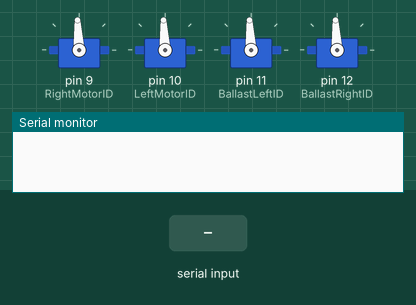
Bench run of a program on a simulated Arduino Uno, built with avr-gcc and run on an emulated ATmega328P. On the bench: 4 × servo, the last lines printed to the serial monitor. The test bench sets the inputs (shaded band).

Above: at 8.2 s.
8.3 s: "90,45\n" received over the second serial link
At 10.0 s:
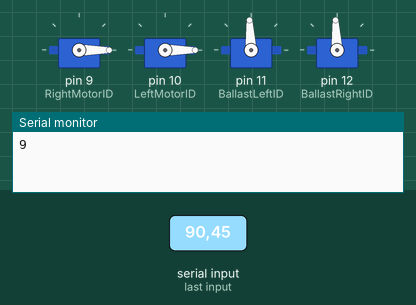
10.8 s: "," received over the second serial link
Timing chart, 0 to 13.8 s (numbered marks = the images above; inputs shaded):
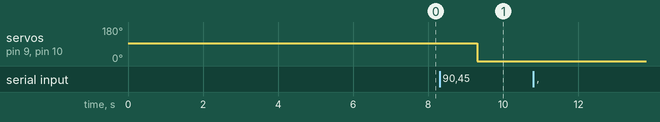

Measured:
- after the input at 8.3 s, servo on pin 9 (RightMotorID), servo on pin 10 (LeftMotorID): 93° → 0° after 1.0 s

The program:

main.cpp
```cpp
#include <Arduino.h>
#include <Servo.h>
#include <SoftwareSerial.h>


//Motor Pins
byte RightMotorID = 9;
byte LeftMotorID = 10;
byte BallastLeftID = 11;
byte BallastRightID = 12;

SoftwareSerial HC12(16, 17); // HC-12 TX Pin, HC-12 RX Pin

//Controller Pins (Y=Up/Down, X=Left/Right)
byte LXID = A1; // Left X
byte LYID = A2; // Left Y
byte RXID = A3; // Right X


//Motors
Servo RightMotor;
Servo LeftMotor;
Servo BallastLeft;
Servo BallastRight;


void setup() {
  Serial.begin(9600);
  HC12.begin(9600);               // Serial port to HC12

  // put your setup code here, to run once:
  RightMotor.attach(RightMotorID);
  LeftMotor.attach(LeftMotorID);
  BallastLeft.attach(BallastLeftID);
  BallastRight.attach(BallastRightID);

 RightMotor.writeMicroseconds(1500);
 LeftMotor.writeMicroseconds(1500);
 BallastLeft.writeMicroseconds(1500);
 BallastRight.writeMicroseconds(1500);

 delay(7000); // delay to allow the ESC to recognize the stopped signal

}

// Helper function to extract value from data string
int extractValue(String data, String key) {
  int startIndex = data.indexOf(key) + key.length() + 1;
  int endIndex = data.indexOf(",", startIndex);
  if (endIndex == -1) endIndex = data.length();
  return data.substring(startIndex, endIndex).toInt();
}

// Scale two values to fit between -1 and 1 while maintaining their ratio
void scaleValues(double &val1, double &val2) {
    double maxAbs = max(abs(val1), abs(val2));
    if (maxAbs > 1.0 || maxAbs < -1.0) {
        double scale = 1.0 / maxAbs;
        val1 *= scale;
        val2 *= scale;
    }
}

void loop() {
  String data = "";
  while (HC12.available()) {
    Serial.write(HC12.read());
    data = HC12.readString();
  }

  if (data.length() > 0) {
    // Parse the received data
    double FORWARD = extractValue(data, "F");
    double TURN = extractValue(data, "T");

    // Scale the values while maintaining their ratio
    scaleValues(FORWARD, TURN);

    // Control motors with scaled values
    RightMotor.write((FORWARD - TURN));  // Convert -1 to 1 range to 0-180 range
    LeftMotor.write((FORWARD + TURN));
  }
  delay(1);
}
```
